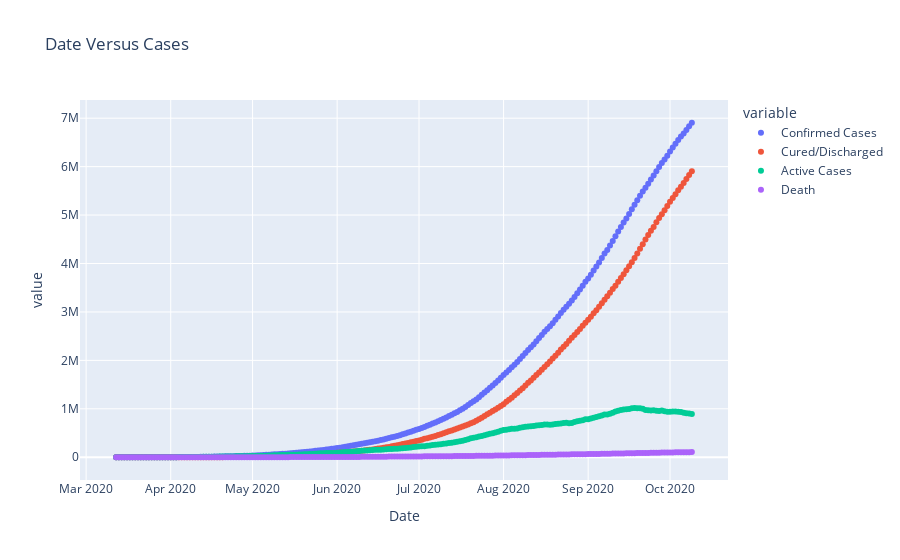

The notebook cell saved with this chart:
### Markdown cell above
## Date Versus Number Of Cases Graph

### Code cell
fig = px.line(india, x="Date", y=["Confirmed Cases","Cured/Discharged","Active Cases","Death"] ,title="Date Versus Cases")
fig.update_traces(mode="markers",)
fig.show()

### Figure 1 — Plotly figure (JSON) as saved in the notebook; plotly's stock layout.template omitted (floating-point values rounded to 4 significant figures; data arrays with more than 128 entries replaced by an {"elided": "..."} marker saying what was removed)
{"data": [{"hovertemplate": "variable=Confirmed Cases<br>Date=%{x}<br>value=%{y}<extra></extra>", "legendgroup": "Confirmed Cases", "line": {"color": "#636efa", "dash": "solid"}, "mode": "markers", "name": "Confirmed Cases", "orientation": "v", "showlegend": true, "type": "scatter", "x": {"elided": "212 str values"}, "xaxis": "x", "y": {"elided": "212 int values"}, "yaxis": "y"}, {"hovertemplate": "variable=Cured/Discharged<br>Date=%{x}<br>value=%{y}<extra></extra>", "legendgroup": "Cured/Discharged", "line": {"color": "#EF553B", "dash": "solid"}, "mode": "markers", "name": "Cured/Discharged", "orientation": "v", "showlegend": true, "type": "scatter", "x": {"elided": "212 str values"}, "xaxis": "x", "y": {"elided": "212 int values"}, "yaxis": "y"}, {"hovertemplate": "variable=Active Cases<br>Date=%{x}<br>value=%{y}<extra></extra>", "legendgroup": "Active Cases", "line": {"color": "#00cc96", "dash": "solid"}, "mode": "markers", "name": "Active Cases", "orientation": "v", "showlegend": true, "type": "scatter", "x": {"elided": "212 str values"}, "xaxis": "x", "y": {"elided": "212 int values"}, "yaxis": "y"}, {"hovertemplate": "variable=Death<br>Date=%{x}<br>value=%{y}<extra></extra>", "legendgroup": "Death", "line": {"color": "#ab63fa", "dash": "solid"}, "mode": "markers", "name": "Death", "orientation": "v", "showlegend": true, "type": "scatter", "x": {"elided": "212 str values"}, "xaxis": "x", "y": {"elided": "212 int values"}, "yaxis": "y"}], "layout": {"legend": {"title": {"text": "variable"}, "tracegroupgap": 0}, "title": {"text": "Date Versus Cases"}, "xaxis": {"anchor": "y", "domain": [0, 1], "title": {"text": "Date"}}, "yaxis": {"anchor": "x", "domain": [0, 1], "title": {"text": "value"}}}}
